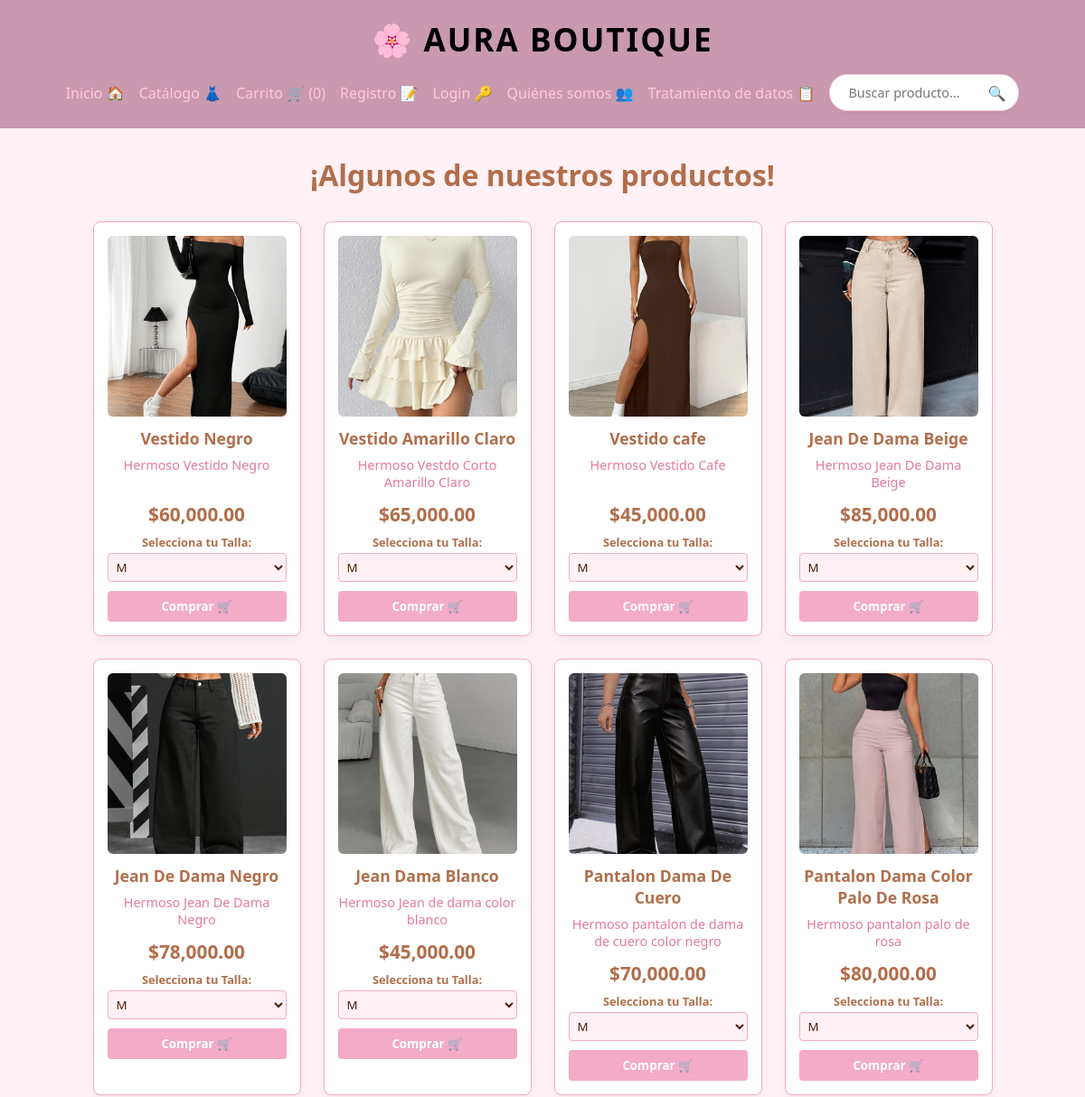
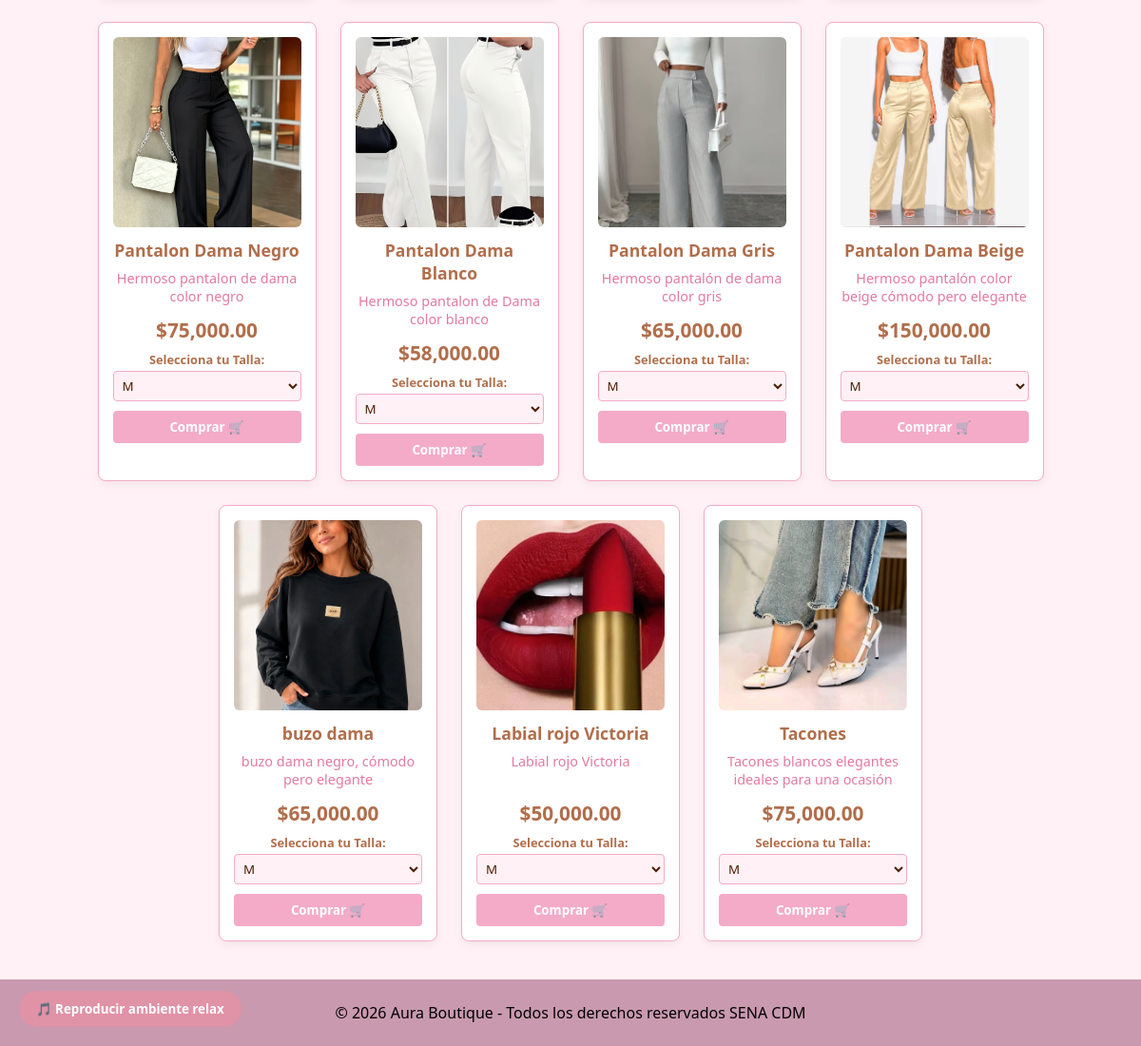
The page / on the database its author committed (2 pictures, top to bottom).
### tables this page shows
CREATE TABLE `productos` (
  `id_producto` int(10) UNSIGNED NOT NULL,
  `id_categoria` int(10) UNSIGNED NOT NULL,
  `nombre` varchar(150) NOT NULL,
  `descripcion` text DEFAULT NULL,
  `precio` decimal(10,2) NOT NULL,
  `stock` int(11) NOT NULL,
  `talla` varchar(50) DEFAULT NULL,
  `imagen` varchar(255) DEFAULT NULL,
  `estado` enum('activo','inactivo') NOT NULL DEFAULT 'activo',
  `fecha_creacion` timestamp NOT NULL DEFAULT current_timestamp(),
  `fecha_actualizacion` timestamp NOT NULL DEFAULT current_timestamp() ON UPDATE current_timestamp()
);

### controllers/ProductoController.php (called while the page is built, shortened)
<?php
require_once 'models/producto.php';
class ProductoController {
    public function index() {
        $producto = new Producto();
        $productos = $producto->getAll();
        require_once 'views/layout/header.php';
        require_once 'views/producto/destacados.php';
        require_once 'views/layout/footer.php';
    }
}

### config/db.php (called while the page is built)
<?php
class Database {
    public static function connect() {
        $db = new mysqli('localhost', 'root', '', 'aura_boutique');
        $db->query("SET NAMES 'utf8'");
        return $db;
    }
}

### models/producto.php (called while the page is built, shortened)
<?php
class Producto {
    private $db;
    public function __construct() {
        $this->db = Database::connect();
    }
    public function getAll() {
        $productos = $this->db->query("SELECT * FROM productos ORDER BY id_producto DESC;");
        return $productos;
    }
}

### views/producto/destacados.php (the view, shortened to what this page needs)
<h1 style="text-align: center; margin: 20px 0 30px 0; color: #b16e4b;">¡Algunos de nuestros productos!</h1>
<div style="display: flex; flex-wrap: wrap; gap: 25px; justify-content: center; max-width: 1100px; margin: 0 auto;">
    <?php while($product = $productos->fetch_object()): ?>
        <div style="background: white; border: 1px solid #f3abc8; border-radius: 8px; padding: 15px; width: 230px; text-align: center; box-shadow: 0 4px 10px rgba(0,0,0,0.05);">
            <div style="width: 100%; height: 200px; background: #eee; display: flex; align-items: center; justify-content: center; border-radius: 6px; margin-bottom: 12px; overflow: hidden;">
                <?php if (!empty($product->imagen)): ?>
                    <img src="<?=base_url?>uploads/images/<?=$product->imagen?>" alt="<?=$product->nombre?>" style="width: 100%; height: 100%; object-fit: cover;">
                <?php else: ?>
                    <span style="color: #888; font-size: 0.9rem;">Sin imagen</span>
                <?php endif; ?>
            </div>
            <h3 style="font-size: 1.1rem; color: #b16e4b; margin-bottom: 8px; font-weight: 600;"><?=$product->nombre?></h3>
            <p style="color: #e47a9d; font-size: 0.9rem; margin-bottom: 10px; height: 40px; overflow: hidden;"><?=$product->descripcion?></p>
            <div>
                <p style="color: #b16e4b; font-weight: bold; font-size: 1.3rem; margin-bottom: 8px;">$<?=number_format($product->precio, 2)?></p>
                <form action="<?=base_url?>carrito/add&id=<?=$product->id_producto?>" method="POST">
                    <div style="margin-bottom: 10px;">
                        <label for="talla_destacados_<?=$product->id_producto?>" style="font-size: 0.8rem; color: #b16e4b; font-weight: bold; display: block; margin-bottom: 3px;">Selecciona tu Talla:</label>
                        <select name="talla" id="talla_destacados_<?=$product->id_producto?>" style="width: 100%; padding: 5px; border: 1px solid #f3abc8; border-radius: 4px; color: #4e1e04; font-weight: 500; background-color: #fff1f5;" required>
                            <option value="M" selected>M</option>
                        </select>
                    </div>
                    <button type="submit" style="background: #f3abc8; color: white; padding: 8px 15px; border: none; border-radius: 4px; display: block; font-weight: bold; width: 100%; cursor: pointer;">Comprar 🛒</button>
                </form>
            </div>
        </div>
    <?php endwhile; ?>
</div>

### views/layout/header.php (style rules this page uses)
* { box-sizing: border-box; margin: 0; padding: 0; font-family: 'Segoe UI', Tahoma, Geneva, Verdana, sans-serif; }
body { background-color: #fff1f5; color: #bc8c6b; }

### rows shown on the page
productos: imagen (picture), nombre "Vestido Negro", descripcion "Hermoso Vestido Negro", precio "60,000.00", talla "M"
productos: imagen (picture), nombre "Vestido Amarillo Claro", descripcion "Hermoso Vestdo Corto Amarillo Claro", precio "65,000.00", talla "M"
productos: imagen (picture), nombre "Vestido cafe", descripcion "Hermoso Vestido Cafe", precio "45,000.00", talla "M"
productos: imagen (picture), nombre "Jean De Dama Beige", descripcion "Hermoso Jean De Dama Beige", precio "85,000.00", talla "M"
productos: imagen (picture), nombre "Jean De Dama Negro", descripcion "Hermoso Jean De Dama Negro", precio "78,000.00", talla "M"
productos: imagen (picture), nombre "Jean Dama Blanco", descripcion "Hermoso Jean de dama color blanco", precio "45,000.00", talla "M"
productos: imagen (picture), nombre "Pantalon Dama De Cuero", descripcion "Hermoso pantalon de dama de cuero color negro", precio "70,000.00", talla "M"
productos: imagen (picture), nombre "Pantalon Dama Color Palo De Rosa", descripcion "Hermoso pantalon palo de rosa", precio "80,000.00", talla "M"
productos: imagen (picture), nombre "Pantalon Dama Negro", descripcion "Hermoso pantalon de dama color negro", precio "75,000.00", talla "M"
productos: imagen (picture), nombre "Pantalon Dama Blanco", descripcion "Hermoso pantalon de Dama color blanco", precio "58,000.00", talla "M"
productos: imagen (picture), nombre "Pantalon Dama Gris", descripcion "Hermoso pantalón de dama color gris", precio "65,000.00", talla "M"
productos: imagen (picture), nombre "Pantalon Dama Beige", descripcion "Hermoso pantalón color beige cómodo pero elegante…", precio "150,000.00", talla "M"
productos: imagen (picture), nombre "buzo dama", descripcion "buzo dama negro, cómodo pero elegante", precio "65,000.00", talla "M"
productos: imagen (picture), nombre "Labial rojo Victoria", descripcion "Labial rojo Victoria", precio "50,000.00", talla "M"
productos: imagen (picture), nombre "Tacones", descripcion "Tacones blancos elegantes ideales para una ocasión…", precio "75,000.00", talla "M"

### other values the page prints
$stats['count'] "0"
